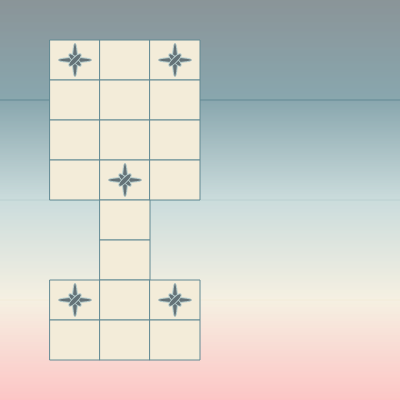
Frame 1 (no input)
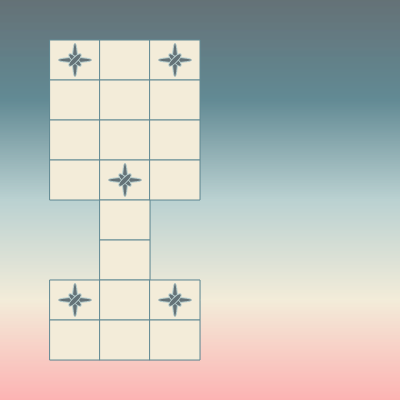
Frame 60 (no input)
Frame 120 (the mouse pressed at the canvas centre since frame 60): identical to frame 60, image omitted

The p5.js sketch that drew these frames (run headless with seeded random() and noise() and a simulated clock; from frame 60 on, the mouse is pressed at the canvas centre):

// p5.js sketch
// ── sketch.js
"use strict"

let h = 400;
let w = 400;
let Y_AXIS = 1;
let X_AXIS = 2;
let b1, b2, b3, b4,b5;

function setup() {
  createCanvas(w, h);
  
  // Define colors
  b1 = color("#647277");
  b2 = color("#638A94");
  b3 = color("#BAD1D1");
  b4 = color("#F3ECD9");
  b5 = color("#FCB3B3");
}

function draw() {
  
  drawGradient();
  drawBoard();
  
}

function drawGradient(){
  var hpart = h/4;
  setGradient(0, 0, w, hpart, b1, b2, Y_AXIS);
  setGradient(0, hpart, w, hpart, b2, b3, Y_AXIS);
  setGradient(0, hpart*2, w, hpart, b3, b4, Y_AXIS);
  setGradient(0, hpart*3, w, hpart, b4, b5, Y_AXIS);
}
function drawBoard(){
  var wpart = w/8;
  var hpart = h/10;
  
  stroke(b2); // set the outline of the boxes
  
  fill(b4);
  // player one start
  for (var i = 1; i <= 4; i += 1) {
    rect(wpart*1,hpart*i, wpart, hpart);
  }
  
  // player one end 
  for (var i = 7; i <= 8; i += 1) {
    rect(wpart*1,hpart*i, wpart, hpart);
  }
  
  // shared column 
  for (var i = 1; i <= 8; i += 1) {
    rect(wpart*2,hpart*i, wpart, hpart);
  }
  
  // player 2 start 
  for (var i = 1; i <= 4; i += 1) {
    rect(wpart*3,hpart*i, wpart, hpart);
  }
  
  // player 3 end 
  for (var i = 7; i <= 8; i += 1) {
    rect(wpart*3,hpart*i, wpart, hpart);
  }
  
  drawStar(wpart+(wpart*.5), hpart+(hpart*.5), wpart/3);
  drawStar(wpart*3+(wpart*.5), hpart+(hpart*.5), wpart/3);
  drawStar((wpart*2)+(wpart*.5), (hpart*4)+(hpart*.5), wpart/3);
  drawStar((wpart*1)+(wpart*.5), (hpart*7)+(hpart*.5), wpart/3);
  drawStar((wpart*3)+(wpart*.5), (hpart*7)+(hpart*.5), wpart/3);
  
}

function drawStar(wpart, hpart, s){
  push();
  fill(b1)
  stroke(b3)
  translate(wpart, hpart);
  // rotate(frameCount/50);
  
  // star(0, 0, 4, s, 6); 
  ellipse(0, 0, 5, s*2)
  rotate(HALF_PI)
  ellipse(0, 0, 5, s*2)
  rotate(HALF_PI/2)
  ellipse(0, 0, 5, s)
  rotate(HALF_PI)
  ellipse(0, 0, 5, s)
  pop(); 
}

function setGradient(x, y, w, h, c1, c2, axis) {

  noFill();

  if (axis == Y_AXIS) {  // Top to bottom gradient
    for (var i = y; i <= y+h; i++) {
      var inter = map(i, y, y+h, 0, 1);
      var c = lerpColor(c1, c2, inter);
      stroke(c);
      line(x, i, x+w, i);
    }
  }  
  else if (axis == X_AXIS) {  // Left to right gradient
    for (var i = x; i <= x+w; i++) {
      var inter = map(i, x, x+w, 0, 1);
      var c = lerpColor(c1, c2, inter);
      stroke(c);
      line(i, y, i, y+h);
    }
  }
}

function star(x, y, radius1, radius2, npoints) {
  var angle = TWO_PI / npoints;
  var halfAngle = angle/2.0;
  beginShape();
  for (var a = 0; a < TWO_PI; a += angle) {
    var sx = x + cos(a) * radius2;
    var sy = y + sin(a) * radius2;
    vertex(sx, sy);
    sx = x + cos(a+halfAngle) * radius1;
    sy = y + sin(a+halfAngle) * radius1;
    vertex(sx, sy);
  }
  endShape(CLOSE);
}

// ── Console.js

function HUD(_w, _h) {

  this.init = function(_w, _h) {
    this.w = _w;
    this.h = _h;
    this.wpart = w / 8;
    this.hpart = h / 10;
    this.colors = [];
    this.colors.push(color("#647277"));
    this.colors.push(color("#638A94"));
    this.colors.push(color("#BAD1D1"));
    this.colors.push(color("#F3ECD9"));
    this.colors.push(color("#FCB3B3"));
  }

  this.init(_w, _h);
  

  this.display = function() {
    push()
    stroke(this.colors[3]);
    strokeWeight(3);
    line(this.wpart * 5, this.hpart, this.wpart * 5, this.h-this.hpart)
    line(this.wpart * 5.1, this.hpart, this.wpart * 5.1, this.h-this.hpart)
    
    stroke(this.colors[4]);
    strokeWeight(1);
    textSize(32);
    text("Game Info", this.wpart*5.2, 0, this.wpart*3, this.hpart);
    rect(this.wpart*5, this.hpart*.03, this.wpart*2.4, this.hpart*.5);
    pop()
  }
}
// ── Gradient.js
function Gradient(_w, _h) {

  this.init = function(_w, _h) {
    this.Y_AXIS = 1;
    this.X_AXIS = 2;
    this.h = _h;
    this.w = _w;
    this.b1 = color("#647277");
    this.b2 = color("#638A94");
    this.b3 = color("#BAD1D1");
    this.b4 = color("#F3ECD9");
    this.b5 = color("#FCB3B3");
  }
  
  // call constructor
  this.init(_w,_h);


  this.display = function() {
    var hpart = this.h / 4;
    this.setGradient(0, 0, this.w, hpart, this.b1, this.b2, this.Y_AXIS);
    this.setGradient(0, hpart, this.w, hpart, this.b2, this.b3, this.Y_AXIS);
    this.setGradient(0, hpart * 2, this.w, hpart, this.b3, this.b4, this.Y_AXIS);
    this.setGradient(0, hpart * 3, this.w, hpart, this.b4, this.b5, this.Y_AXIS);
  }

  this.setGradient = function(x, y, w, h, c1, c2, axis) {
    noFill();
    if (axis == this.Y_AXIS) { // Top to bottom gradient
      for (var i = y; i <= y + h; i++) {
        var inter = map(i, y, y + h, 0, 1);
        var c = lerpColor(c1, c2, inter);
        stroke(c);
        line(x, i, x + w, i);
      }
    } else if (axis == this.X_AXIS) { // Left to right gradient
      for (var i = x; i <= x + w; i++) {
        var inter = map(i, x, x + w, 0, 1);
        var c = lerpColor(c1, c2, inter);
        stroke(c);
        line(i, y, i, y + h);
      }
    }
  }
}
// ── Hud.js
function HUD(_w, _h) {

  this.init = function(_w, _h) {
    this.w = _w;
    this.h = _h;
    this.wpart = w / 8;
    this.hpart = h / 10;
    this.colors = [];
    this.colors.push(color("#647277"));
    this.colors.push(color("#638A94"));
    this.colors.push(color("#BAD1D1"));
    this.colors.push(color("#F3ECD9"));
    this.colors.push(color("#FCB3B3"));
    this.box = createInput();
    this.button = createButton('submit');

  }

  this.init(_w, _h);


  this.display = function() {
    push()
    stroke(this.colors[3]);
    strokeWeight(3);
    line(this.wpart * 5, this.hpart, this.wpart * 5, this.h - this.hpart)
    line(this.wpart * 5.1, this.hpart, this.wpart * 5.1, this.h - this.hpart)

    stroke(this.colors[4]);
    strokeWeight(1);
    textSize(32);
    text("Game Info", this.wpart * 5.2, 0, this.wpart * 3, this.hpart);
    rect(this.wpart * 5, this.hpart * .03, this.wpart * 2.4, this.hpart * .5);
    pop()
    this.createInputBox();
  }

  this.submitButton = function() {
    this.box.value(' ');

  }

  this.createInputBox = function() {
    push();

    this.box.position(this.wpart * 5.5, this.hpart * 8);

    this.button.position(this.wpart * 6, this.hpart * 7);
    this.button.mousePressed(this.submitButton);
    pop();
  }



}
// ── Rossett.js
function Rossett() {

  this.init = function() {
    this.b1 = color("#647277");
    this.b2 = color("#638A94");
    this.b3 = color("#BAD1D1");
    this.b4 = color("#F3ECD9");
    this.b5 = color("#FCB3B3");
  }

  this.init();

  this.display = function(wpart, hpart, s) {
    push();
    // fill(b1);
    stroke(this.b3)
    translate(wpart, hpart);
    rotate(frameCount / 50);
    ellipse(0, 0, 5, s * 2)
    rotate(HALF_PI)
    ellipse(0, 0, 5, s * 2)
    rotate(HALF_PI / 2)
    ellipse(0, 0, 5, s)
    rotate(HALF_PI)
    ellipse(0, 0, 5, s)
    pop();
  }
}
// ── Space.js
function Space(){
  
}
// ── board.js
function Board(_w, _h) {

  this.init = function(_w, _h) {
    this.h = _h;
    this.w = _w;
    this.gradient = new Gradient(this.w, this.h);
    this.b1 = color("#647277");
    this.b2 = color("#638A94");
    this.b3 = color("#BAD1D1");
    this.b4 = color("#F3ECD9");
    this.b5 = color("#FCB3B3");
  }

  // call init method
  this.init(_w, _h);

  this.display = function() {

    this.gradient.display();
    this.drawBoard();

  }

  this.drawBoard = function() {
    var wpart = w / 8;
    var hpart = h / 10;

    stroke(this.b2); // set the outline of the boxes
    fill(this.b4);
    // player one start
    for (var i = 1; i <= 4; i += 1) {
      rect(wpart * 1, hpart * i, wpart, hpart);
    }

    // player one end 
    for (var i = 7; i <= 8; i += 1) {
      rect(wpart * 1, hpart * i, wpart, hpart);
    }

    // shared column 
    for (var i = 1; i <= 8; i += 1) {
      rect(wpart * 2, hpart * i, wpart, hpart);
    }

    // player 2 start 
    for (var i = 1; i <= 4; i += 1) {
      rect(wpart * 3, hpart * i, wpart, hpart);
    }

    // player 3 end 
    for (var i = 7; i <= 8; i += 1) {
      rect(wpart * 3, hpart * i, wpart, hpart);
    }

    this.drawStar(wpart + (wpart * .5), hpart + (hpart * .5), wpart / 3);
    this.drawStar(wpart * 3 + (wpart * .5), hpart + (hpart * .5), wpart / 3);
    this.drawStar((wpart * 2) + (wpart * .5), (hpart * 4) + (hpart * .5), wpart / 3);
    this.drawStar((wpart * 1) + (wpart * .5), (hpart * 7) + (hpart * .5), wpart / 3);
    this.drawStar((wpart * 3) + (wpart * .5), (hpart * 7) + (hpart * .5), wpart / 3);

  }

  this.drawStar = function(wpart, hpart, s) {
    push();
    // fill(b1);
    stroke(this.b3)
    translate(wpart, hpart);
    rotate(frameCount / 50);

    // star(0, 0, 4, s, 6); 
    ellipse(0, 0, 5, s * 2)
    rotate(HALF_PI)
    ellipse(0, 0, 5, s * 2)
    rotate(HALF_PI / 2)
    ellipse(0, 0, 5, s)
    rotate(HALF_PI)
    ellipse(0, 0, 5, s)
    pop();
  }

// depricated. can be used as a reference for creating own objects. 
  function star(x, y, radius1, radius2, npoints) {
    var angle = TWO_PI / npoints;
    var halfAngle = angle / 2.0;
    beginShape();
    for (var a = 0; a < TWO_PI; a += angle) {
      var sx = x + cos(a) * radius2;
      var sy = y + sin(a) * radius2;
      vertex(sx, sy);
      sx = x + cos(a + halfAngle) * radius1;
      sy = y + sin(a + halfAngle) * radius1;
      vertex(sx, sy);
    }
    endShape(CLOSE);
  }

}
